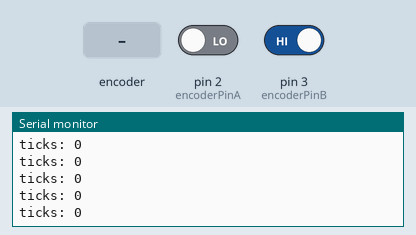
This sketch was run on a simulated Arduino Uno, built with avr-gcc and run on an emulated ATmega328P. Shown: the last lines printed to the serial monitor. The test bench sets the inputs (shaded band); at power-on: pin 2 (encoderPinA) LOW, pin 3 (encoderPinB) HIGH.

Above: at 1.2 s.
1.3 s: rotary encoder on pin 2 (encoderPinA) / pin 3 (encoderPinB) turned 1 step (first pin leading)
At 1.41 s:
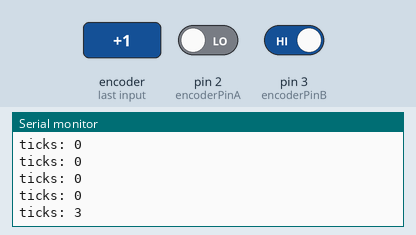
3.0 s: rotary encoder on pin 2 (encoderPinA) / pin 3 (encoderPinB) turned 1 step (first pin leading)
At 3.01 s:
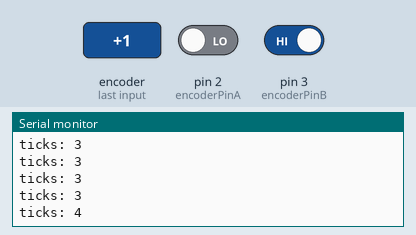
Timing chart, 0 to 6.0 s (numbered marks = the images above; inputs shaded):
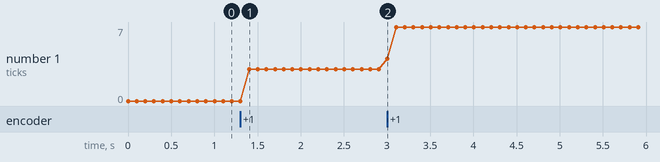

The sketch:

basicRead.ino
```cpp
#define encoderPinA 2
#define encoderPinB 3

volatile bool phase_A, phase_B;
volatile long encoder_pos;
void setup() {
  pinMode(encoderPinA, INPUT);
  pinMode(encoderPinB, INPUT);
// encoder pin on interrupt 0 (pin 2)

  attachInterrupt(digitalPinToInterrupt(2), doEncoderA, CHANGE);
// encoder pin on interrupt 1 (pin 3)

  attachInterrupt(digitalPinToInterrupt(3), doEncoderB, CHANGE);
  Serial.begin (115200);
  phase_A = digitalRead(encoderPinA);
  phase_B = digitalRead(encoderPinB);
  encoder_pos = 0;
}

void loop(){
  char buf[100];
  sprintf(buf, "ticks: %ld\n", encoder_pos);
  Serial.print(buf);
  delay(100);
}

void doEncoderA(){
  phase_A = !phase_A;
  if (phase_A && phase_B) encoder_pos --;
  if (phase_A && !phase_B) encoder_pos ++;
  if (!phase_A && phase_B) encoder_pos ++;
  if (!phase_A && !phase_B) encoder_pos --;
}

void doEncoderB(){
  phase_B = !phase_B;
  if (phase_A && phase_B) encoder_pos ++;
  if (phase_A && !phase_B) encoder_pos --;
  if (!phase_A && phase_B) encoder_pos --;
  if (!phase_A && !phase_B) encoder_pos ++;
}
```

Measured:
- after the input at 1.3 s, the serial monitor: prints a new line after 0.10 s (image 1)
- after the input at 3.0 s, the serial monitor: prints a new line at once (image 2)
- plotted number 1: 0 → 3 after the input at 1.3 s, 3 → 7 after the input at 3.0 s
